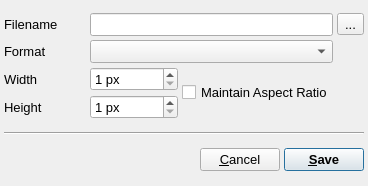
<?xml version="1.0" encoding="UTF-8"?>
<ui version="4.0">
 <class>SaveImageDialog</class>
 <widget class="QDialog" name="SaveImageDialog">
  <property name="windowModality">
   <enum>Qt::ApplicationModal</enum>
  </property>
  <property name="geometry">
   <rect>
    <x>0</x>
    <y>0</y>
    <width>368</width>
    <height>186</height>
   </rect>
  </property>
  <property name="sizePolicy">
   <sizepolicy hsizetype="Preferred" vsizetype="Minimum">
    <horstretch>0</horstretch>
    <verstretch>0</verstretch>
   </sizepolicy>
  </property>
  <property name="font">
   <font>
    <pointsize>10</pointsize>
   </font>
  </property>
  <property name="windowTitle">
   <string>Save Image</string>
  </property>
  <property name="windowIcon">
   <iconset resource="icons.qrc">
    <normaloff>:/uchroma/icons/uchroma.png</normaloff>:/uchroma/icons/uchroma.png</iconset>
  </property>
  <layout class="QVBoxLayout" name="verticalLayout">
   <property name="spacing">
    <number>4</number>
   </property>
   <property name="margin">
    <number>4</number>
   </property>
   <item>
    <layout class="QGridLayout" name="gridLayout">
     <item row="2" column="1">
      <widget class="QSpinBox" name="ImageWidthSpin">
       <property name="suffix">
        <string> px</string>
       </property>
       <property name="minimum">
        <number>1</number>
       </property>
       <property name="maximum">
        <number>1000000</number>
       </property>
      </widget>
     </item>
     <item row="2" column="0">
      <widget class="QLabel" name="label_2">
       <property name="text">
        <string>Width</string>
       </property>
      </widget>
     </item>
     <item row="1" column="1" colspan="2">
      <widget class="QComboBox" name="ImageFormatCombo"/>
     </item>
     <item row="0" column="0">
      <widget class="QLabel" name="FilenameLabel">
       <property name="text">
        <string>Filename</string>
       </property>
      </widget>
     </item>
     <item row="0" column="1" colspan="2">
      <widget class="QLineEdit" name="FileNameEdit"/>
     </item>
     <item row="1" column="0">
      <widget class="QLabel" name="label">
       <property name="text">
        <string>Format</string>
       </property>
      </widget>
     </item>
     <item row="0" column="3">
      <widget class="QToolButton" name="SelectFileNameButton">
       <property name="text">
        <string>...</string>
       </property>
      </widget>
     </item>
     <item row="3" column="0">
      <widget class="QLabel" name="label_3">
       <property name="text">
        <string>Height</string>
       </property>
      </widget>
     </item>
     <item row="3" column="1">
      <widget class="QSpinBox" name="ImageHeightSpin">
       <property name="suffix">
        <string> px</string>
       </property>
       <property name="minimum">
        <number>1</number>
       </property>
       <property name="maximum">
        <number>100000</number>
       </property>
      </widget>
     </item>
     <item row="2" column="2" rowspan="2">
      <widget class="QCheckBox" name="MaintainAspectRatioCheck">
       <property name="text">
        <string>Maintain Aspect Ratio</string>
       </property>
      </widget>
     </item>
    </layout>
   </item>
   <item>
    <widget class="Line" name="line">
     <property name="orientation">
      <enum>Qt::Horizontal</enum>
     </property>
    </widget>
   </item>
   <item>
    <layout class="QHBoxLayout" name="horizontalLayout">
     <item>
      <spacer name="horizontalSpacer">
       <property name="orientation">
        <enum>Qt::Horizontal</enum>
       </property>
       <property name="sizeHint" stdset="0">
        <size>
         <width>40</width>
         <height>20</height>
        </size>
       </property>
      </spacer>
     </item>
     <item>
      <widget class="QPushButton" name="CancelButton">
       <property name="text">
        <string>&amp;Cancel</string>
       </property>
       <property name="autoDefault">
        <bool>false</bool>
       </property>
      </widget>
     </item>
     <item>
      <widget class="QPushButton" name="SaveImageButton">
       <property name="font">
        <font>
         <weight>75</weight>
         <bold>true</bold>
        </font>
       </property>
       <property name="text">
        <string>&amp;Save</string>
       </property>
       <property name="default">
        <bool>true</bool>
       </property>
      </widget>
     </item>
    </layout>
   </item>
  </layout>
 </widget>
 <tabstops>
  <tabstop>FileNameEdit</tabstop>
  <tabstop>SelectFileNameButton</tabstop>
  <tabstop>ImageFormatCombo</tabstop>
  <tabstop>ImageWidthSpin</tabstop>
  <tabstop>ImageHeightSpin</tabstop>
  <tabstop>MaintainAspectRatioCheck</tabstop>
  <tabstop>CancelButton</tabstop>
  <tabstop>SaveImageButton</tabstop>
 </tabstops>
 <resources>
  <include location="icons.qrc"/>
 </resources>
 <connections/>
</ui>
